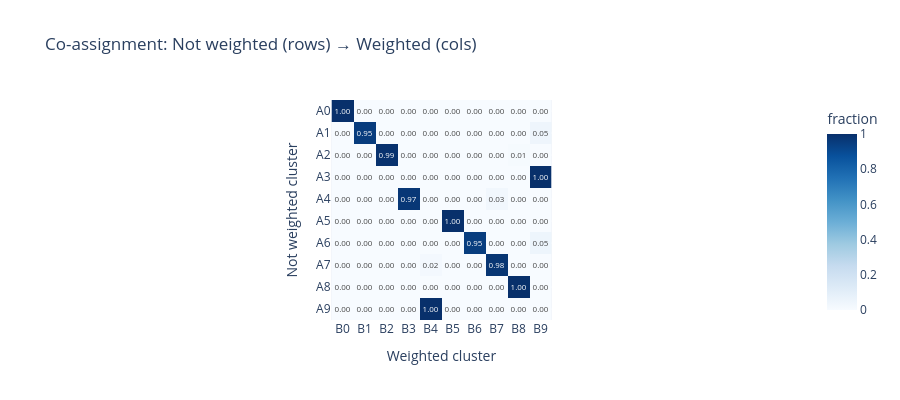
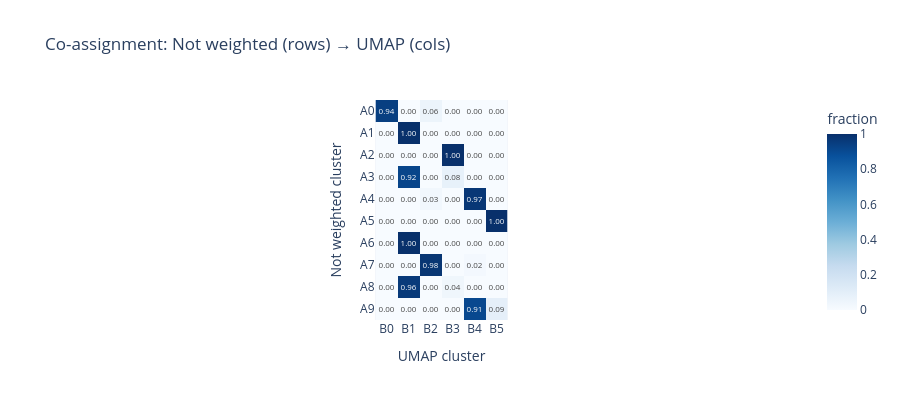
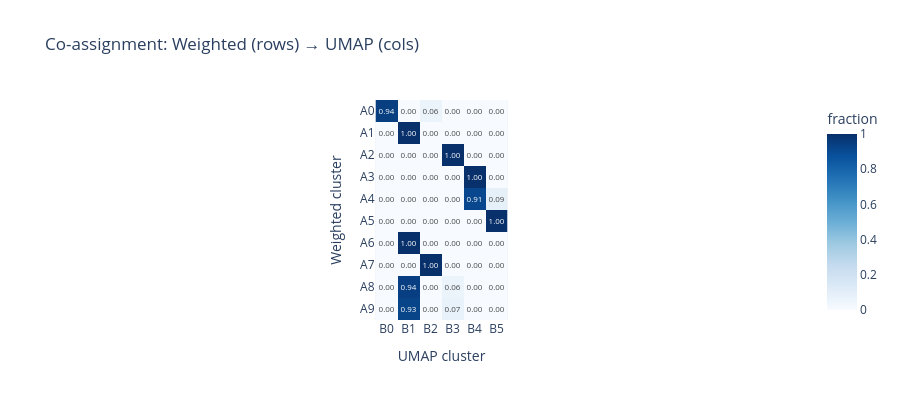

Write notebook code for charts like these, in order.
### Markdown cell above
The three scatter plots use the same 2D embedding — only the colour assignment changes. The visual structure is consistent across all three panels: the same point clouds appear in the same positions, and the colour boundaries between them shift only slightly. Not weighted and weighted are nearly indistinguishable visually, which is consistent with ARI = 0.988. The UMAP panel (k=6) shows some of the finer clusters from the k=10 solutions merged into single colours — particularly the dense groups in the upper right and centre — reflecting the fact that UMAP found 6 broader segments where the distance-space methods found 10.

### Code cell
# Pairwise client agreement heatmap
#
# For each pair of methods, we compute a co-assignment matrix:
# what fraction of client pairs that are in the same cluster under
# method A are also in the same cluster under method B.
# This reveals whether the methods agree on the CORE of each cluster
# even when they disagree on the exact boundaries.

def coassignment_matrix(lbls_a: np.ndarray, lbls_b: np.ndarray) -> pd.DataFrame:
    """
    For each cluster in A, show what fraction of its members land in
    each cluster of B. Rows = A clusters, columns = B clusters.
    Dominated rows (one cell >> others) = high agreement on that group.
    Spread rows = A splits a group that B merges, or vice versa.
    """
    ka = sorted(np.unique(lbls_a))
    kb = sorted(np.unique(lbls_b))
    mat = np.zeros((len(ka), len(kb)))
    for i, a in enumerate(ka):
        mask = lbls_a == a
        total = mask.sum()
        for j, b in enumerate(kb):
            mat[i, j] = (lbls_b[mask] == b).sum() / total
    return pd.DataFrame(mat,
                        index=[f"A{a}" for a in ka],
                        columns=[f"B{b}" for b in kb])

pairs_to_plot = [
    ("Not weighted", "Weighted",
     label_sets["Not weighted"], label_sets["Weighted"]),
    ("Not weighted", "UMAP",
     label_sets["Not weighted"], label_sets["UMAP"]),
    ("Weighted",     "UMAP",
     label_sets["Weighted"],     label_sets["UMAP"]),
]

for name_a, name_b, lbls_a, lbls_b in pairs_to_plot:
    co = coassignment_matrix(lbls_a, lbls_b)
    fig = px.imshow(
        co,
        color_continuous_scale="Blues",
        zmin=0, zmax=1,
        text_auto=".2f",
        title=f"Co-assignment: {name_a} (rows) → {name_b} (cols)",
        labels={"x": name_b + " cluster", "y": name_a + " cluster",
                "color": "fraction"},
    )
    fig.update_layout(height=400)
    fig.show()

### Figure 1 — Plotly figure (JSON) as saved in the notebook; plotly's stock layout.template omitted (floating-point values rounded to 4 significant figures)
{"data": [{"coloraxis": "coloraxis", "hovertemplate": "Weighted cluster: %{x}<br>Not weighted cluster: %{y}<br>fraction: %{z}<extra></extra>", "name": "0", "texttemplate": "%{z:.2f}", "type": "heatmap", "x": ["B0", "B1", "B2", "B3", "B4", "B5", "B6", "B7", "B8", "B9"], "xaxis": "x", "y": ["A0", "A1", "A2", "A3", "A4", "A5", "A6", "A7", "A8", "A9"], "yaxis": "y", "z": [[1.0, 0.0, 0.0, 0.0, 0.0, 0.0, 0.0, 0.0, 0.0, 0.0], [0.0, 0.9545, 0.0, 0.0, 0.0, 0.0, 0.0, 0.0, 0.0, 0.04545], [0.0, 0.0, 0.9919, 0.0, 0.0, 0.0, 0.0, 0.0, 0.008065, 0.0], [0.0, 0.0, 0.0, 0.0, 0.0, 0.0, 0.0, 0.0, 0.0, 1.0], [0.0, 0.0, 0.0, 0.9722, 0.0, 0.0, 0.0, 0.02778, 0.0, 0.0], [0.0, 0.0, 0.0, 0.0, 0.0, 1.0, 0.0, 0.0, 0.0, 0.0], [0.0, 0.0, 0.0, 0.0, 0.0, 0.0, 0.9524, 0.0, 0.0, 0.04762], [0.0, 0.0, 0.0, 0.0, 0.02128, 0.0, 0.0, 0.9787, 0.0, 0.0], [0.0, 0.0, 0.0, 0.0, 0.0, 0.0, 0.0, 0.0, 1.0, 0.0], [0.0, 0.0, 0.0, 0.0, 1.0, 0.0, 0.0, 0.0, 0.0, 0.0]]}], "layout": {"coloraxis": {"cmax": 1, "cmin": 0, "colorbar": {"title": {"text": "fraction"}}, "colorscale": [[0, "rgb(247,251,255)"], [0.125, "rgb(222,235,247)"], [0.25, "rgb(198,219,239)"], [0.375, "rgb(158,202,225)"], [0.5, "rgb(107,174,214)"], [0.625, "rgb(66,146,198)"], [0.75, "rgb(33,113,181)"], [0.875, "rgb(8,81,156)"], [1, "rgb(8,48,107)"]]}, "height": 400, "title": {"text": "Co-assignment: Not weighted (rows) → Weighted (cols)"}, "xaxis": {"anchor": "y", "constrain": "domain", "domain": [0, 1], "scaleanchor": "y", "title": {"text": "Weighted cluster"}}, "yaxis": {"anchor": "x", "autorange": "reversed", "constrain": "domain", "domain": [0, 1], "title": {"text": "Not weighted cluster"}}}}

### Figure 2 — Plotly figure (JSON) as saved in the notebook; plotly's stock layout.template omitted (floating-point values rounded to 4 significant figures)
{"data": [{"coloraxis": "coloraxis", "hovertemplate": "UMAP cluster: %{x}<br>Not weighted cluster: %{y}<br>fraction: %{z}<extra></extra>", "name": "0", "texttemplate": "%{z:.2f}", "type": "heatmap", "x": ["B0", "B1", "B2", "B3", "B4", "B5"], "xaxis": "x", "y": ["A0", "A1", "A2", "A3", "A4", "A5", "A6", "A7", "A8", "A9"], "yaxis": "y", "z": [[0.9444, 0.0, 0.05556, 0.0, 0.0, 0.0], [0.0, 1.0, 0.0, 0.0, 0.0, 0.0], [0.0, 0.0, 0.0, 1.0, 0.0, 0.0], [0.0, 0.92, 0.0, 0.08, 0.0, 0.0], [0.0, 0.0, 0.02778, 0.0, 0.9722, 0.0], [0.0, 0.0, 0.0, 0.0, 0.0, 1.0], [0.0, 1.0, 0.0, 0.0, 0.0, 0.0], [0.0, 0.0, 0.9787, 0.0, 0.02128, 0.0], [0.0, 0.9608, 0.0, 0.03922, 0.0, 0.0], [0.0, 0.0, 0.0, 0.0, 0.9091, 0.09091]]}], "layout": {"coloraxis": {"cmax": 1, "cmin": 0, "colorbar": {"title": {"text": "fraction"}}, "colorscale": [[0, "rgb(247,251,255)"], [0.125, "rgb(222,235,247)"], [0.25, "rgb(198,219,239)"], [0.375, "rgb(158,202,225)"], [0.5, "rgb(107,174,214)"], [0.625, "rgb(66,146,198)"], [0.75, "rgb(33,113,181)"], [0.875, "rgb(8,81,156)"], [1, "rgb(8,48,107)"]]}, "height": 400, "title": {"text": "Co-assignment: Not weighted (rows) → UMAP (cols)"}, "xaxis": {"anchor": "y", "constrain": "domain", "domain": [0, 1], "scaleanchor": "y", "title": {"text": "UMAP cluster"}}, "yaxis": {"anchor": "x", "autorange": "reversed", "constrain": "domain", "domain": [0, 1], "title": {"text": "Not weighted cluster"}}}}

### Figure 3 — Plotly figure (JSON) as saved in the notebook; plotly's stock layout.template omitted (floating-point values rounded to 4 significant figures)
{"data": [{"coloraxis": "coloraxis", "hovertemplate": "UMAP cluster: %{x}<br>Weighted cluster: %{y}<br>fraction: %{z}<extra></extra>", "name": "0", "texttemplate": "%{z:.2f}", "type": "heatmap", "x": ["B0", "B1", "B2", "B3", "B4", "B5"], "xaxis": "x", "y": ["A0", "A1", "A2", "A3", "A4", "A5", "A6", "A7", "A8", "A9"], "yaxis": "y", "z": [[0.9444, 0.0, 0.05556, 0.0, 0.0, 0.0], [0.0, 1.0, 0.0, 0.0, 0.0, 0.0], [0.0, 0.0, 0.0, 1.0, 0.0, 0.0], [0.0, 0.0, 0.0, 0.0, 1.0, 0.0], [0.0, 0.0, 0.0, 0.0, 0.913, 0.08696], [0.0, 0.0, 0.0, 0.0, 0.0, 1.0], [0.0, 1.0, 0.0, 0.0, 0.0, 0.0], [0.0, 0.0, 1.0, 0.0, 0.0, 0.0], [0.0, 0.9423, 0.0, 0.05769, 0.0, 0.0], [0.0, 0.9259, 0.0, 0.07407, 0.0, 0.0]]}], "layout": {"coloraxis": {"cmax": 1, "cmin": 0, "colorbar": {"title": {"text": "fraction"}}, "colorscale": [[0, "rgb(247,251,255)"], [0.125, "rgb(222,235,247)"], [0.25, "rgb(198,219,239)"], [0.375, "rgb(158,202,225)"], [0.5, "rgb(107,174,214)"], [0.625, "rgb(66,146,198)"], [0.75, "rgb(33,113,181)"], [0.875, "rgb(8,81,156)"], [1, "rgb(8,48,107)"]]}, "height": 400, "title": {"text": "Co-assignment: Weighted (rows) → UMAP (cols)"}, "xaxis": {"anchor": "y", "constrain": "domain", "domain": [0, 1], "scaleanchor": "y", "title": {"text": "UMAP cluster"}}, "yaxis": {"anchor": "x", "autorange": "reversed", "constrain": "domain", "domain": [0, 1], "title": {"text": "Weighted cluster"}}}}
